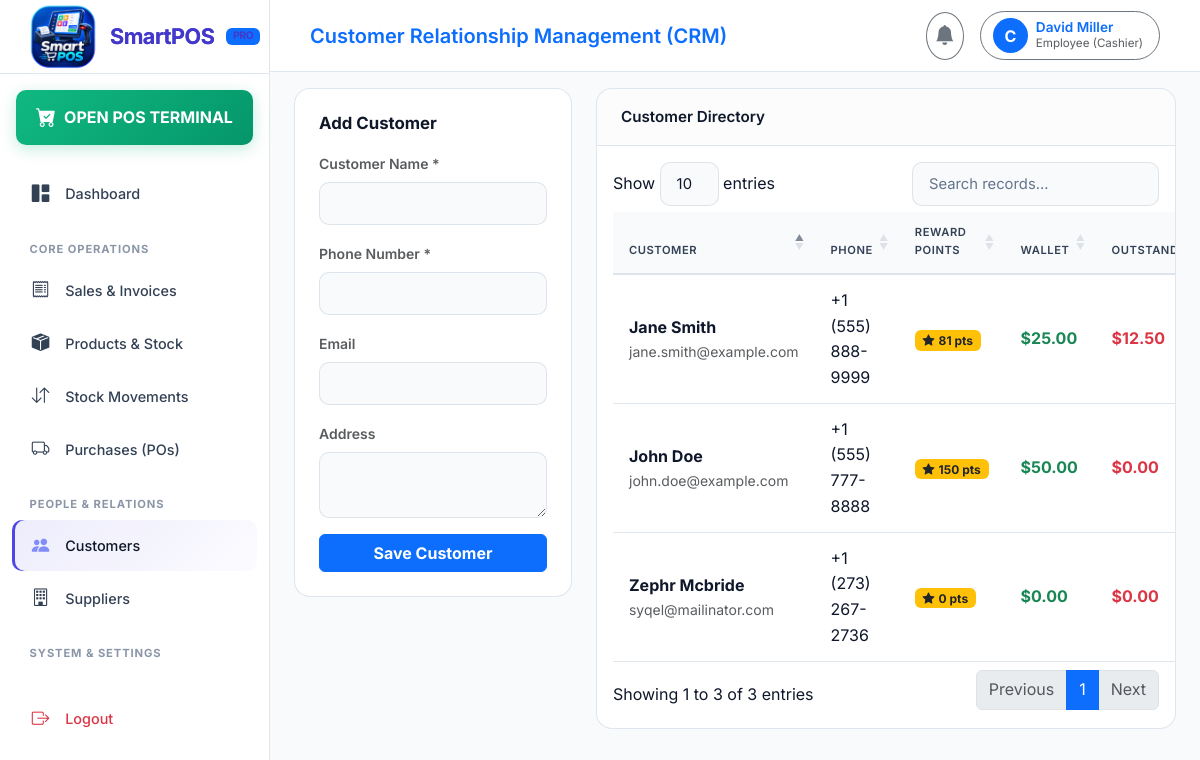
The page /customers/ (signed in) on the database its author committed.
### authentication/models.py (models this page shows, shortened)
class User(AbstractUser):
    ROLE_SUPER_ADMIN = 'SUPER_ADMIN'
    ROLE_ADMIN = 'ADMIN'
    ROLE_EMPLOYEE = 'EMPLOYEE'
    ROLE_CUSTOMER = 'CUSTOMER'
    ROLE_CHOICES = [
        (ROLE_SUPER_ADMIN, 'Super Admin'),
        (ROLE_ADMIN, 'Admin (Business Owner)'),
        (ROLE_EMPLOYEE, 'Employee (Cashier)'),
        (ROLE_CUSTOMER, 'Customer'),
    ]
    role = models.CharField(max_length=20, choices=ROLE_CHOICES, default=ROLE_EMPLOYEE)
    business = models.ForeignKey(Business, on_delete=models.CASCADE, null=True, blank=True, related_name='users')
    branch = models.ForeignKey('branches.Branch', on_delete=models.SET_NULL, null=True, blank=True, related_name='users')
    phone = models.CharField(max_length=30, blank=True, null=True)
    profile_picture = models.ImageField(upload_to='profile_pics/', null=True, blank=True)
    status = models.BooleanField(default=True)
    created_at = models.DateTimeField(auto_now_add=True)
    updated_at = models.DateTimeField(auto_now=True)
    def is_super_admin(self):
        return self.role == self.ROLE_SUPER_ADMIN or self.is_superuser
    def is_admin(self):
        return self.role in [self.ROLE_ADMIN, self.ROLE_SUPER_ADMIN] or self.is_superuser
    def get_business(self):
        if not self.business:
            b = Business.objects.first()
            if not b:
                b = Business.objects.create(name="SmartPOS Store")
            self.business = b
            self.save(update_fields=['business'])
        return self.business

### customers/models.py (models this page shows, shortened)
class Customer(models.Model):
    business = models.ForeignKey('authentication.Business', on_delete=models.CASCADE, related_name='customers')
    user = models.ForeignKey(settings.AUTH_USER_MODEL, on_delete=models.SET_NULL, null=True, blank=True, related_name='customer_profile')
    name = models.CharField(max_length=150)
    phone = models.CharField(max_length=50)
    email = models.EmailField(blank=True, null=True)
    address = models.TextField(blank=True, null=True)
    reward_points = models.IntegerField(default=0)
    wallet_balance = models.DecimalField(max_digits=12, decimal_places=2, default=0.00)
    outstanding_balance = models.DecimalField(max_digits=12, decimal_places=2, default=0.00)
    status = models.BooleanField(default=True)
    created_at = models.DateTimeField(auto_now_add=True)
    updated_at = models.DateTimeField(auto_now=True)

### customers/views.py (the view)
# urls.py: path('', views.customers_list, name='customers_list'),
@login_required
def customers_list(request):
    business = request.user.get_business()
    customers = Customer.objects.filter(business=business)
    if request.method == 'POST':
        form = CustomerForm(request.POST)
        if form.is_valid():
            c = form.save(commit=False)
            c.business = business
            c.save()
            messages.success(request, f"Customer '{c.name}' added successfully.")
            return redirect('customers_list')
        else:
            for field, errors in form.errors.items():
                for error in errors:
                    messages.error(request, f"{field.replace('_', ' ').title()}: {error}")
    else:
        form = CustomerForm()
    return render(request, 'customers/customers_list.html', {'customers': customers, 'form': form})

### templates/customers/customers_list.html (shortened to what this page needs)
{% extends 'base.html' %}
{% block header_title %}Customer Relationship Management (CRM){% endblock %}
{% block content %}
<div class="row g-4">
    <div class="col-md-4">
        <div class="card card-custom p-4">
            <h5 class="fw-bold text-light mb-3">Add Customer</h5>
            <form method="post">
                <div class="mb-3">
                    <label class="form-label text-muted small fw-semibold">Customer Name *</label>
                    {{ form.name }}
                </div>
                <div class="mb-3">
                    <label class="form-label text-muted small fw-semibold">Phone Number *</label>
                    {{ form.phone }}
                </div>
                <div class="mb-3">
                    <label class="form-label text-muted small fw-semibold">Email</label>
                    {{ form.email }}
                </div>
                <div class="mb-3">
                    <label class="form-label text-muted small fw-semibold">Address</label>
                    {{ form.address }}
                </div>
                <button type="submit" class="btn btn-primary w-100 fw-bold">Save Customer</button>
            </form>
        </div>
    </div>
    <div class="col-md-8">
        <div class="card card-custom">
            <div class="card-header">
                <span>Customer Directory</span>
            </div>
            <div class="table-responsive p-3">
                <table class="table table-custom datatable align-middle">
                    <thead>
                        <tr>
                            <th>Customer</th>
                            <th>Phone</th>
                            <th>Reward Points</th>
                            <th>Wallet</th>
                            <th>Outstanding</th>
                        </tr>
                    </thead>
                    <tbody>
                        {% for c in customers %}
                        <tr>
                            <td>
                                <div class="fw-bold text-light">{{ c.name }}</div>
                                <div class="text-muted small">{{ c.email|default:"No Email" }}</div>
                            </td>
                            <td>{{ c.phone }}</td>
                            <td><span class="badge bg-warning text-dark"><i class="bi bi-star-fill me-1"></i>{{ c.reward_points }} pts</span></td>
                            <td class="text-success fw-bold">{{ currency_symbol }}{{ c.wallet_balance|floatformat:2 }}</td>
                            <td class="text-danger fw-bold">{{ currency_symbol }}{{ c.outstanding_balance|floatformat:2 }}</td>
                        </tr>
                        {% empty %}
                        <tr>
                            <td colspan="6" class="text-center text-muted py-4">No customers registered.</td>
                        </tr>
                        {% endfor %}
                    </tbody>
                </table>
            </div>
        </div>
    </div>
</div>
{% endblock %}

### templates/base.html (shortened to what this page needs)
{% load static %}
<!DOCTYPE html>
<html lang="en">
<head>
    <link href="https://cdn.jsdelivr.net/npm/bootstrap@5.3.2/dist/css/bootstrap.min.css" rel="stylesheet">
    <link rel="stylesheet" href="https://cdn.jsdelivr.net/npm/bootstrap-icons@1.11.2/font/bootstrap-icons.min.css">
    <link rel="stylesheet" href="https://cdn.datatables.net/1.13.7/css/dataTables.bootstrap5.min.css">
    <link rel="stylesheet" href="{% static 'css/style.css' %}">
</head>
<body>
    <aside id="sidebar">
        <div class="sidebar-brand">
            <img
                src="{% static 'images/favicon.png' %}"
                alt="SmartPOS Logo"
                class="sidebar-brand-icon"
            >
            <span>SmartPOS</span>
            <span class="badge bg-primary text-uppercase" style="font-size: 0.65rem;">
                Pro
            </span>
        </div>
        <div class="p-3 pb-0">
            <a href="{% url 'pos_terminal' %}" class="nav-link pos-btn text-center justify-content-center py-2 rounded-3">
                <i class="bi bi-cart-check-fill fs-5 me-2"></i>
                <span class="fw-bold">OPEN POS TERMINAL</span>
            </a>
        </div>
        <ul class="sidebar-nav mt-3">
            <li class="nav-item">
                <a href="{% url 'dashboard' %}" class="nav-link {% if request.resolver_match.url_name == 'dashboard' %}active{% endif %}">
                    <i class="bi bi-grid-1x2-fill"></i>
                    <span>Dashboard</span>
                </a>
            </li>
            <li class="nav-label">Core Operations</li>
            <li class="nav-item">
                <a href="{% url 'sales_list' %}" class="nav-link {% if 'sales' in request.path %}active{% endif %}">
                    <i class="bi bi-receipt"></i>
                    <span>Sales & Invoices</span>
                </a>
            </li>
            <li class="nav-item">
                <a href="{% url 'products_list' %}" class="nav-link {% if 'products' in request.path %}active{% endif %}">
                    <i class="bi bi-box-seam-fill"></i>
                    <span>Products & Stock</span>
                </a>
            </li>
            <li class="nav-item">
                <a href="{% url 'inventory_list' %}" class="nav-link {% if 'inventory' in request.path %}active{% endif %}">
                    <i class="bi bi-arrow-down-up"></i>
                    <span>Stock Movements</span>
                </a>
            </li>
            <li class="nav-item">
                <a href="{% url 'purchases_list' %}" class="nav-link {% if 'purchases' in request.path %}active{% endif %}">
                    <i class="bi bi-truck"></i>
                    <span>Purchases (POs)</span>
                </a>
            </li>
            <li class="nav-label">People & Relations</li>
            <li class="nav-item">
                <a href="{% url 'customers_list' %}" class="nav-link {% if 'customers' in request.path %}active{% endif %}">
                    <i class="bi bi-people-fill"></i>
                    <span>Customers</span>
                </a>
            </li>
            <li class="nav-item">
                <a href="{% url 'suppliers_list' %}" class="nav-link {% if 'suppliers' in request.path %}active{% endif %}">
                    <i class="bi bi-building"></i>
                    <span>Suppliers</span>
                </a>
            </li>
            <li class="nav-label">System & Settings</li>
            <li class="nav-item mt-4 mb-5">
                <a href="{% url 'logout' %}" class="nav-link text-danger">
                    <i class="bi bi-box-arrow-right"></i>
                    <span>Logout</span>
                </a>
            </li>
        </ul>
    </aside>
    <div id="main-content">
        <header class="top-navbar">
            <div class="d-flex align-items-center gap-3">
                <div class="fw-semibold text-primary fs-5">
                    {% block header_title %}{{ current_business.name|default:"SmartPOS Enterprise" }}{% endblock %}
                </div>
            </div>
            <div class="d-flex align-items-center gap-3">
                <div class="dropdown">
                    <button class="btn btn-outline-secondary position-relative rounded-circle p-2" type="button" data-bs-toggle="dropdown">
                        <i class="bi bi-bell-fill fs-5"></i>
                    </button>
                </div>
                <div class="dropdown">
                    <button class="btn btn-outline-secondary d-flex align-items-center gap-2 rounded-pill pe-3" type="button" data-bs-toggle="dropdown">
                        <div class="bg-primary text-white rounded-circle d-flex align-items-center justify-content-center fw-bold" style="width: 35px; height: 35px;">
                            {{ user.username|slice:":1"|upper }}
                        </div>
                        <div class="text-start d-none d-sm-block">
                            <div class="fw-semibold text-primary" style="font-size: 0.85rem; line-height: 1.2;">{{ user.get_full_name|default:user.username }}</div>
                            <div class="text-muted" style="font-size: 0.725rem;">{{ user.get_role_display }}</div>
                        </div>
                    </button>
                </div>
            </div>
        </header>
        <div class="container-fluid pt-3 px-4">
        </div>
        <main class="container-fluid px-4 pb-5 flex-grow-1">
            {% block content %}{% endblock %}
        </main>
    </div>
</body>
</html>

### rows shown on the page
User: username "C", get_full_name "David Miller", role "Employee (Cashier)"
Customer: name "John Doe", email "john.doe@example.com", phone "+1 (555) 777-8888", reward_points "150", currency_symbol "$", wallet_balance "50.00", outstanding_balance "0.00"
Customer: name "Jane Smith", email "jane.smith@example.com", phone "+1 (555) 888-9999", reward_points "81", currency_symbol "$", wallet_balance "25.00", outstanding_balance "12.50"
Customer: name "Zephr Mcbride", email "syqel@mailinator.com", phone "+1 (273) 267-2736", reward_points "0", currency_symbol "$", wallet_balance "0.00", outstanding_balance "0.00"
